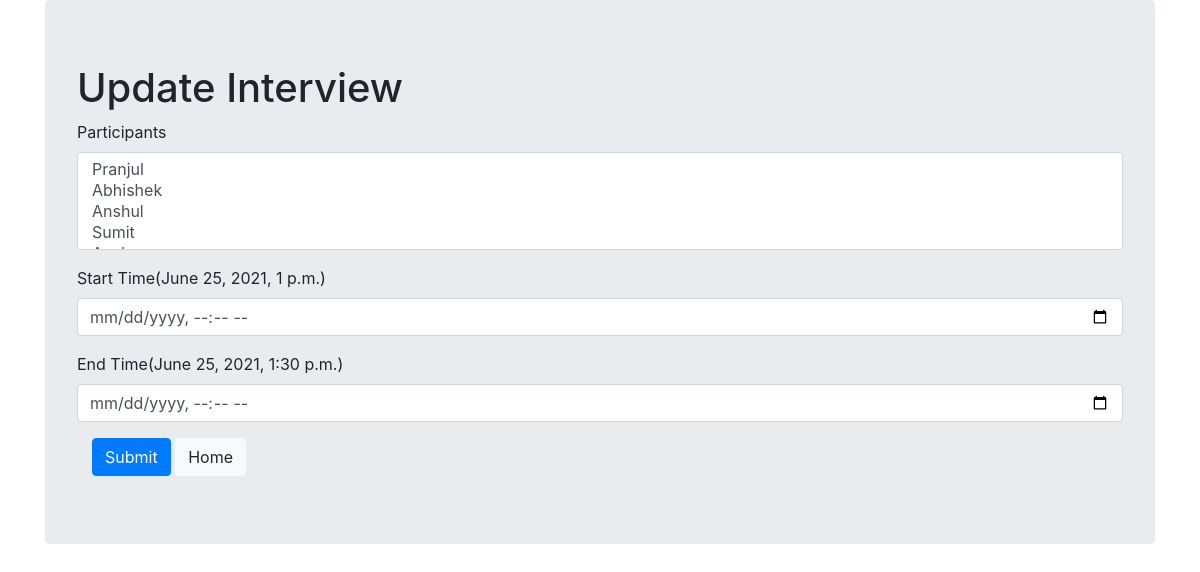
Before: /1/ with the older database file.
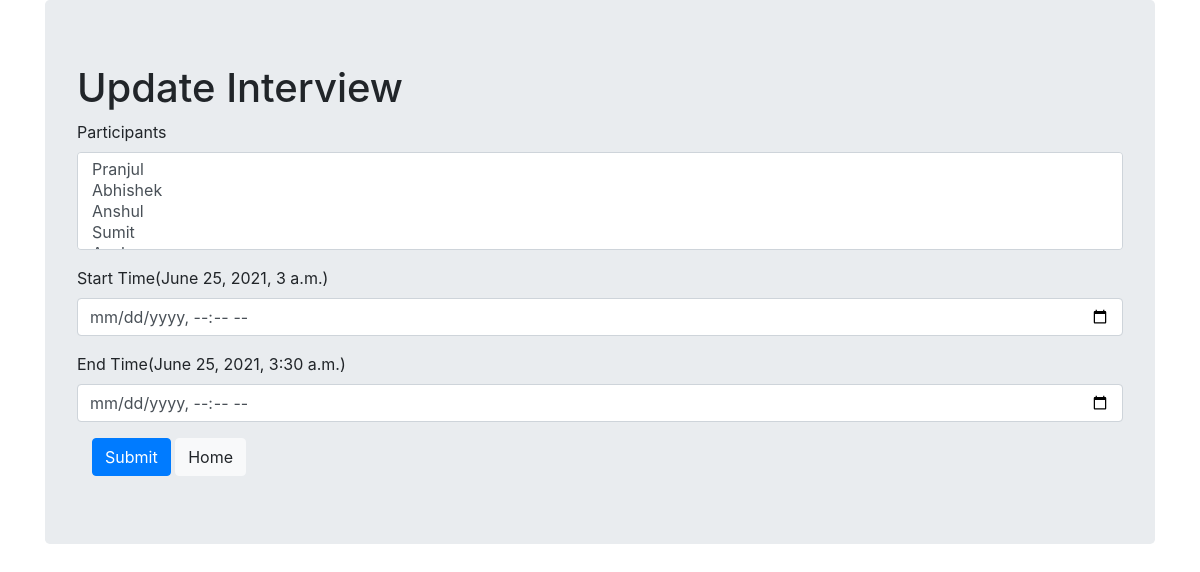
After: the same page with the newer database file.
### Interview/models.py (models this page shows)
class Interview(models.Model):
    participants = models.ManyToManyField(User , related_name='participants')
    start_time = models.DateTimeField()
    end_time = models.DateTimeField()

### Interview/views.py (the view, shortened to what this page needs)
# urls.py: path('<pk>/' , views.UpdateInterview , name='update')
def UpdateInterview(request , pk):
    if request.method == "GET":
        return render(
            request,
            "interview-update.html",
            {
                "interview":Interview.objects.get(pk=pk),
                "participants":User.objects.all(),
                "errors": errors
            }
        )

### templates/interview-update.html (shortened to what this page needs)
<!doctype html>
<html lang="en">
  <head>
    <link href="https://cdn.jsdelivr.net/npm/bootstrap@5.0.2/dist/css/bootstrap.min.css" rel="stylesheet">
    <link rel="stylesheet" href="https://maxcdn.bootstrapcdn.com/bootstrap/4.0.0/css/bootstrap.min.css">
  </head>
  <body>
    <div class="container">
        <div class="jumbotron">
            <h1 class="display-12">Update Interview</h1>
            <form action="{% url 'update' interview.pk %}" method = "POST">
                <div class="form-group">
                    <label for="exampleFormControlSelect2">Participants</label>
                    <select multiple class="form-control" id="exampleFormControlSelect2" name="participants" required>
                    {% for participant in participants %}
                        <option>{{participant.username}}</option>
                    {% endfor %}
                    </select>
                </div>
                <div class="form-group">
                    <label>Start Time({{interview.start_time}})</label>
                    <input class= "form-control" type="datetime-local" name="start_time" required>
                </div>
                <div class="form-group">
                    <label>End Time({{interview.end_time}})</label>
                    <input class= "form-control" type="datetime-local" name="end_time" required>
                </div>
                <div class="col-auto my-1">
                    <button type="submit" class="btn btn-primary">Submit</button>
                    <a href="../"><button type="button" class="btn btn-light">Home</button></a>
                </div>
            </form>
        </div>
      </div>
  </body>
</html>

Changed rows visible on the page:
changed Interview: start_time "June 25, 2021, 1 p.m." → "June 25, 2021, 3 a.m."; end_time "June 25, 2021, 1:30 p.m." → "June 25, 2021, 3:30 a.m."
